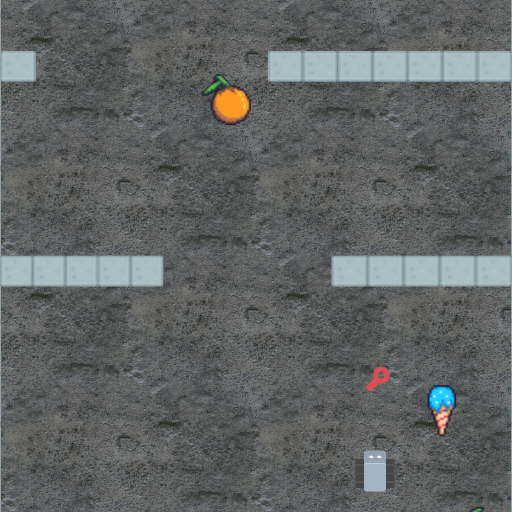
#> input picture tests/model1_frames/fruitbot_frame_12.png, 512 x 512 px, found by its file name
$ jupyter execute --allow-errors notebook.ipynb   (shell and % lines are left out)
#> lines starting #> are read from the running program, lines starting #| are printed output that depends on the picture; after the words box and inside, x2 and y2 are one past the last pixel; in counts of white or black regions, pixels touching at a corner belong together
# Memory Profiling: load_agent() Memory Consumption

This section measures exactly how much memory is consumed when loading PPO models using the `load_agent()` function from `dpu_clf.py`.

[cell 1]
import psutil
import gc
import os
from stable_baselines3 import PPO
import torch
import numpy as np

def get_memory_mb():
    """Get current process memory usage in MB"""
    process = psutil.Process(os.getpid())
    return process.memory_info().rss / (1024 * 1024)

print("=" * 60)
print("SETUP: Pre-loading libraries to establish baseline")
print("=" * 60)

# Pre-load all libraries that PPO.load() will import
# This ensures Test 1 measures only MODEL memory, not library overhead
print("Loading PyTorch, NumPy, SB3 libraries...")
#> (the rest of this cell did not finish here and is left out)

[cell 2]
print("=" * 60)
print("Test 2: Loading ADDITIONAL agents (2nd, 3rd, 4th)")
print("=" * 60)

# Don't delete agent1 - keep it loaded to measure additional agents
#> (the rest of this cell did not finish here and is left out)

[cell 3]
print("=" * 60)
print("Test 3: Memory cleanup (del + gc.collect)")
print("=" * 60)

# Current memory with 4 agents loaded
#> (the rest of this cell did not finish here and is left out)

### To build the procgen
in terminal:
python -c "from procgen.builder import build; build()"

**If build fails with LNK1168 error:**
1. Restart Jupyter kernel
2. Close all Python processes
3. Delete .build folder and rebuild

```

**After installation, restart the Jupyter kernel!**

Note: We use sb3 2.0.0a5 which still supports gym 0.23.1 before the gymnasium migration.

### Prevent Auto-Build (Use Pre-Built DLLs Only)

Set environment variable to skip automatic rebuilding.

[cell 4]
# Enable auto-reload for imported modules

[cell 5]
# Record full episodes with viewer-quality video
import os
import numpy as np
from stable_baselines3 import PPO
#> (the rest of this cell did not finish here and is left out)

## CNN architecuter

[cell 6]
from stable_baselines3 import PPO
import torch

# Load your trained model
#> (the rest of this cell did not finish here and is left out)

### Record Full Episodes with Viewer-Quality Video

[cell 7]
# Record full episodes with viewer-quality video
import os
import numpy as np
from stable_baselines3 import PPO
#> (the rest of this cell did not finish here and is left out)

## Analyze Bot Colors and Size

Inspect a sample frame to determine the exact RGB colors and dimensions of the robot (gray body + darker wheels).

[cell 8]
import numpy as np
import cv2
from PIL import Image
from IPython.display import display
import matplotlib.pyplot as plt

# Load test frame and resize to 512x512x3
test_frame_path = "tests/frameshots/fruitbot_frame_12.png"
img = Image.open(test_frame_path)
#> img is the input picture: PIL image 512x512 RGB; mean R, G, B 96.6, 99.9, 99.8
img = img.resize((512, 512))
frame = np.array(img)

print(f"Frame shape: {frame.shape}, dtype: {frame.dtype}")
#| Frame shape: (512, 512, 3), dtype: uint8

# Focus on bottom 1/5 of frame where bot is located
h, w, _ = frame.shape
#> h = 512; w = 512
y_start = int(h * 0.9)
#> y_start = 460
bottom_region = frame[y_start:y_start+2, :, :]


print(f"Bottom region shape: {bottom_region.shape} (y from {y_start} to {h})")
#| Bottom region shape: (2, 512, 3) (y from 460 to 512)
display(Image.fromarray(bottom_region))

# Analyze colors in bottom region
pixels = bottom_region.reshape(-1, 3)
#> pixels = 1024 rows, first 8: [145, 162, 167], [92, 95, 92], [78, 80, 77], [73, 75, 74], [71, 73, 72], [96, 98, 97], [99, 101, 100], [79, 80, 82]
unique_colors, counts = np.unique(pixels, axis=0, return_counts=True)
#> unique_colors = 229 rows, first 8: [48, 50, 49], [49, 50, 52], [52, 53, 55], [52, 54, 51], [53, 54, 56], [53, 55, 52], [55, 56, 58], [55, 57, 54]; counts = 229 values, max 44 at index 228, min 1 at index 21, mean 4.47

# Filter for GRAY, BLACK, and WHITE colors only (bot-like colors)
# Gray: low variance between R,G,B channels, mid-range values
# Black: all channels low
# White: all channels high
def is_gray_black_or_white(rgb, max_variance=30, gray_min=60, gray_max=200, black_max=60, white_min=200):
    """Check if RGB color is gray-ish, black, or white"""
    r, g, b = rgb
    variance = np.var([r, g, b])
    mean_val = np.mean([r, g, b])

    is_black = (r < black_max) and (g < black_max) and (b < black_max)
    is_white = (r >= white_min) and (g >= white_min) and (b >= white_min) and (variance < max_variance)
    is_gray = (variance < max_variance) and (gray_min <= mean_val <= gray_max)

    return is_black or is_gray or is_white

# Filter to bot-like colors
bot_color_mask = np.array([is_gray_black_or_white(col) for col in unique_colors])
bot_colors = unique_colors[bot_color_mask]
#> bot_colors = 227 rows, first 8: [48, 50, 49], [49, 50, 52], [52, 53, 55], [52, 54, 51], [53, 54, 56], [53, 55, 52], [55, 56, 58], [55, 57, 54]
bot_counts = counts[bot_color_mask]
#> bot_counts = 227 values, max 32 at index 28, min 1 at index 21, mean 4.3

print(f"\nFiltered to {len(bot_colors)} gray/black/white colors (from {len(unique_colors)} total)")
#| Filtered to 227 gray/black/white colors (from 229 total)

if len(bot_colors) > 0:
    bot_order = np.argsort(-bot_counts)
#> bot_order = 227 values, max 226 at index 201, min 0 at index 138, mean 113

    print("\nTop 30 GRAY/BLACK/WHITE colors (RGB) in bottom region:")
    print("Rank | RGB Color        | Count  | Fraction | Hex      | Category")
    print("-" * 85)
    for i, idx in enumerate(bot_order[:30], 1):
        col = tuple(int(v) for v in bot_colors[idx])
        cnt = int(bot_counts[idx])
        frac = cnt / float(pixels.shape[0])
        hex_color = "#{:02x}{:02x}{:02x}".format(*col)

        # Categorize
        if max(col) < 60:
            category = "BLACK"
        elif min(col) >= 200 and np.var(col) < 30:
            category = "WHITE"
        elif np.var(col) < 10:
            category = "GRAY (very uniform)"
        else:
            category = "GRAY (slight tint)"

        print(f"{i:4} | {col!s:16} | {cnt:6} | {frac:6.2%} | {hex_color} | {category}")
#> this loop made 30 passes
#> (idx, col, cnt, frac, hex_color) on passes 1 to 12: (28, (70, 70, 70), 32, 0.0312, '#464646'), (124, (94, 96, 95), 21, 0.0205, '#5e605f'), (131, (96, 98, 97), 20, 0.0195, '#606261'), (155, (101, 103, 102), 16, 0.0156, '#656766'), (126, (95, 97, 96), 15, 0.0146, '#5f6160'), (162, (102, 104, 103), 15, 0.0146, '#666867'), (98, (89, 91, 88), 15, 0.0146, '#595b58'), (108, (91, 93, 90), 15, 0.0146, '#5b5d5a'), (175, (104, 106, 105), 14, 0.0137, '#686a69'), (83, (85, 87, 86), 14, 0.0137, '#555756'), (91, (87, 89, 88), 14, 0.0137, '#575958'), (65, (81, 83, 82), 14, 0.0137, '#515352')
#|    1 | (70, 70, 70)     |     32 |  3.12% | #464646 | GRAY (very uniform)
#|    2 | (94, 96, 95)     |     21 |  2.05% | #5e605f | GRAY (very uniform)
#|    3 | (96, 98, 97)     |     20 |  1.95% | #606261 | GRAY (very uniform)
#|    4 | (101, 103, 102)  |     16 |  1.56% | #656766 | GRAY (very uniform)
#|    5 | (95, 97, 96)     |     15 |  1.46% | #5f6160 | GRAY (very uniform)
#|    6 | (102, 104, 103)  |     15 |  1.46% | #666867 | GRAY (very uniform)
#|    7 | (89, 91, 88)     |     15 |  1.46% | #595b58 | GRAY (very uniform)
#|    8 | (91, 93, 90)     |     15 |  1.46% | #5b5d5a | GRAY (very uniform)
#> (further printed lines are left out)

    # Create palette of top 20 gray/black/white colors
    top_n = min(20, len(bot_order))
#> top_n = 20
    palette_h = 60
    palette = np.zeros((palette_h, 40 * top_n, 3), dtype=np.uint8)
    for i, idx in enumerate(bot_order[:top_n]):
        palette[:, i*40:(i+1)*40, :] = bot_colors[idx]
#> this loop made 20 passes
#> idx on passes 1 to 12: 28, 124, 131, 155, 126, 162, 98, 108, 175, 83, 91, 65
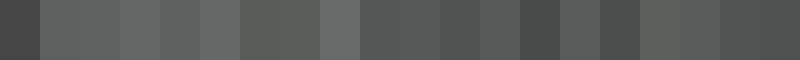
#> palette: shape (60, 800, 3); mean of channels 0, 1, 2 88.2, 90.2, 88.9; drawn as R, G, B

    print("\nColor palette (top 20 gray/black/white colors):")
    display(Image.fromarray(palette))

    # Now detect bot using refined thresholds from actual colors
    # Get the range of gray/black/white colors actually present
    if len(bot_colors) > 0:
        black_colors = bot_colors[[max(c) < 60 for c in bot_colors]]
#> black_colors = [[48, 50, 49], [49, 50, 52], [52, 53, 55], [52, 54, 51], [53, 54, 56], [53, 55, 52], [55, 56, 58], [55, 57, 54], [57, 59, 56]]
        white_colors = bot_colors[[min(c) >= 200 and np.var(c) < 30 for c in bot_colors]]
#> white_colors = empty array
        gray_colors = bot_colors[[not (max(c) < 60 or (min(c) >= 200 and np.var(c) < 30)) for c in bot_colors]]
#> gray_colors = 218 rows, first 8: [59, 61, 60], [59, 63, 62], [60, 62, 61], [60, 64, 63], [61, 62, 64], [61, 63, 60], [61, 65, 64], [62, 64, 61]

        print(f"\nColor statistics from detected bot colors:")
        if len(black_colors) > 0:
            print(f"  Black colors: {len(black_colors)}")
#|   Black colors: 9
            print(f"    Max value: {black_colors.max()}")
#|     Max value: 59
        if len(white_colors) > 0:
            print(f"  White colors: {len(white_colors)}")
            print(f"    Min value: {white_colors.min()}")
            print(f"    R range: [{white_colors[:,0].min()}, {white_colors[:,0].max()}]")
            print(f"    G range: [{white_colors[:,1].min()}, {white_colors[:,1].max()}]")
            print(f"    B range: [{white_colors[:,2].min()}, {white_colors[:,2].max()}]")
        if len(gray_colors) > 0:
            print(f"  Gray colors: {len(gray_colors)}")
#|   Gray colors: 218
            print(f"    R range: [{gray_colors[:,0].min()}, {gray_colors[:,0].max()}]")
#|     R range: [59, 129]
            print(f"    G range: [{gray_colors[:,1].min()}, {gray_colors[:,1].max()}]")
#|     G range: [61, 131]
            print(f"    B range: [{gray_colors[:,2].min()}, {gray_colors[:,2].max()}]")
#|     B range: [60, 130]
else:
    print("No gray/black/white colors found - bot may not be visible in this region")

# Detect bot using gray/black/white color masks
gray_mask = np.zeros(bottom_region.shape[:2], dtype=np.uint8)
black_mask = np.zeros(bottom_region.shape[:2], dtype=np.uint8)
white_mask = np.zeros(bottom_region.shape[:2], dtype=np.uint8)

for y in range(bottom_region.shape[0]):
    for x in range(bottom_region.shape[1]):
        rgb = tuple(bottom_region[y, x, :])
        if is_gray_black_or_white(rgb):
            if max(rgb) < 60:
                black_mask[y, x] = 255
            elif min(rgb) >= 200 and np.var(rgb) < 30:
                white_mask[y, x] = 255
            else:
                gray_mask[y, x] = 255

combined_mask = cv2.bitwise_or(cv2.bitwise_or(gray_mask, black_mask), white_mask)

# Clean up mask
kernel = np.ones((3,3), np.uint8)
combined_mask = cv2.morphologyEx(combined_mask, cv2.MORPH_CLOSE, kernel, iterations=2)
combined_mask = cv2.morphologyEx(combined_mask, cv2.MORPH_OPEN, kernel, iterations=1)

# Find connected components
num_labels, labels, stats, centroids = cv2.connectedComponentsWithStats(combined_mask, connectivity=8)

print(f"\nDetected {num_labels - 1} connected components from gray/black/white pixels")
#| Detected 2 connected components from gray/black/white pixels
if num_labels > 1:
    areas = stats[1:, cv2.CC_STAT_AREA]
    largest_idx = 1 + int(np.argmax(areas))

    x = stats[largest_idx, cv2.CC_STAT_LEFT]
    y = stats[largest_idx, cv2.CC_STAT_TOP]
    w_box = stats[largest_idx, cv2.CC_STAT_WIDTH]
    h_box = stats[largest_idx, cv2.CC_STAT_HEIGHT]
    area = stats[largest_idx, cv2.CC_STAT_AREA]
    cx, cy = centroids[largest_idx]

    print(f"\nLargest component (likely the bot):")
    print(f"  Bounding box: x={x}, y={y}, w={w_box}, h={h_box}")
#|   Bounding box: x=0, y=0, w=364, h=2
    print(f"  Area: {area} pixels")
#|   Area: 728 pixels
    print(f"  Centroid: ({cx:.1f}, {cy:.1f})")
#|   Centroid: (181.5, 0.5)
    print(f"  Global position: x={x}, y={y_start + y}")
#|   Global position: x=0, y=460

    # Visualize detection
    vis = bottom_region.copy()
    vis = frame.copy()
    # cv2.rectangle(vis, (x, y), (x + w_box, y + h_box), (0, 255, 0), 2)
    cv2.circle(vis, (int(cx)+15, 470), 5, (255, 0, 0), -1)
#> vis: shape (512, 512, 3); 0.03% of pixels changed, all inside (x1, y1, x2, y2) = (191, 465, 202, 476)

    print("\nBot detection visualization:")
    display(Image.fromarray(vis))

    # Extract bot region and re-analyze its colors
    bot_region = bottom_region[y:y+h_box, x:x+w_box, :]
    bot_pixels_extracted = bot_region.reshape(-1, 3)
    bot_unique_extracted, bot_counts_extracted = np.unique(bot_pixels_extracted, axis=0, return_counts=True)

    # Filter to gray/black/white in extracted region
    bot_gbw_mask = np.array([is_gray_black_or_white(col) for col in bot_unique_extracted])
    bot_gbw_colors = bot_unique_extracted[bot_gbw_mask]
    bot_gbw_counts = bot_counts_extracted[bot_gbw_mask]

    if len(bot_gbw_colors) > 0:
        bot_gbw_order = np.argsort(-bot_gbw_counts)

        print(f"\nTop 10 GRAY/BLACK/WHITE colors in detected bot region:")
        print("Rank | RGB Color        | Count  | Fraction | Hex      | Category")
        print("-" * 80)
        for i, idx in enumerate(bot_gbw_order[:10], 1):
            col = tuple(int(v) for v in bot_gbw_colors[idx])
            cnt = int(bot_gbw_counts[idx])
            frac = cnt / float(bot_pixels_extracted.shape[0])
            hex_color = "#{:02x}{:02x}{:02x}".format(*col)

            if max(col) < 60:
                category = "BLACK (wheels)"
            elif min(col) >= 200 and np.var(col) < 30:
                category = "WHITE (highlights)"
            elif np.var(col) < 10:
                category = "GRAY (body)"
            else:
                category = "GRAY (tinted)"

            print(f"{i:4} | {col!s:16} | {cnt:6} | {frac:6.2%} | {hex_color} | {category}")
#> this loop made 10 passes
#> idx on passes 1 to 10: 121, 28, 128, 97, 106, 115, 152, 123, 171, 159
#|    1 | (94, 96, 95)     |     17 |  2.34% | #5e605f | GRAY (body)
#|    2 | (70, 70, 70)     |     16 |  2.20% | #464646 | GRAY (body)
#|    3 | (96, 98, 97)     |     13 |  1.79% | #606261 | GRAY (body)
#|    4 | (89, 91, 88)     |     13 |  1.79% | #595b58 | GRAY (body)
#|    5 | (91, 93, 90)     |     13 |  1.79% | #5b5d5a | GRAY (body)
#|    6 | (93, 95, 92)     |     12 |  1.65% | #5d5f5c | GRAY (body)
#|    7 | (101, 103, 102)  |     12 |  1.65% | #656766 | GRAY (body)
#|    8 | (95, 97, 96)     |     12 |  1.65% | #5f6160 | GRAY (body)
#> (further printed lines are left out)

[cell 9]
import numpy as np
from PIL import Image, ImageDraw
import os

def hex_to_rgb(h):
    h = h.lstrip('#')
    return tuple(int(h[i:i+2], 16) for i in (0, 2, 4))

def find_x_on_row(frame: np.ndarray, target_hex: str = '#464646', row: int = 470) -> int:
    """Return median x index on `row` where pixel equals target_hex. Return None if no match."""
    img = np.asarray(frame)
    if img.ndim != 3 or img.shape[2] != 3:
        raise ValueError('frame must be HxWx3 RGB uint8')
    h, w, _ = img.shape
    if row < 0 or row >= h:
        raise ValueError('row out of bounds')
    target = np.array(hex_to_rgb(target_hex), dtype=np.uint8)
    row_pixels = img[row, :, :]
    matches = np.all(row_pixels == target, axis=1)
    xs = np.nonzero(matches)[0]
    if xs.size == 0:
        return None
    return int(np.median(xs))

def draw_orenge_dot(frame: np.ndarray, x: int, y: int, offset_x: int = 10, radius: int = 3) -> np.ndarray:
    """Draw a red filled dot at (x+offset_x, y) on a copy of frame and return it. If x is None, returns a copy unchanged."""
    img = np.asarray(frame).copy()
    h, w, _ = img.shape
    if x is None:
        return img
    dot_x = int(np.clip(x + offset_x, 0, w - 1))
    dot_y = int(np.clip(y, 0, h - 1))
    pil = Image.fromarray(img)
    draw = ImageDraw.Draw(pil)
    left = max(dot_x - radius, 0)
    top = max(dot_y - radius, 0)
    right = min(dot_x + radius, w - 1)
    bottom = min(dot_y + radius, h - 1)
    draw.ellipse((left, top, right, bottom), fill=(255, 165, 0))
    return np.array(pil)

# Quick test (uses tests/frameshots/fruitbot_frame_3.png if present)
try:
    frames_jumps = 3
    base_path = 'tests/frameshots/fruitbot_frame_0.png'
    base_img = Image.open(base_path).convert('RGB').resize((512, 512))
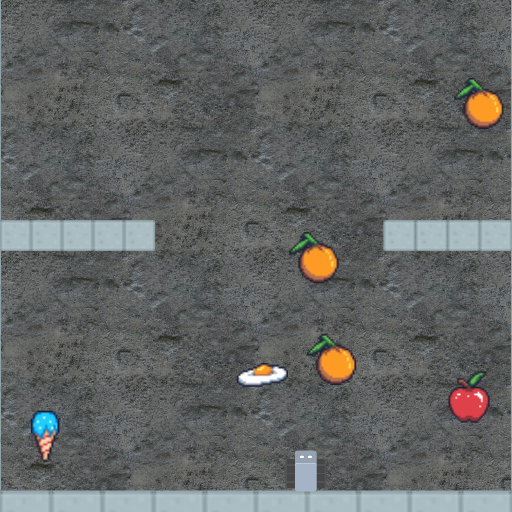
#> input picture tests/frameshots/fruitbot_frame_0.png, 512 x 512 px
#> base_img is the input picture: PIL image 512x512 RGB; mean R, G, B 98.4, 100.7, 100
    base_frame = np.array(base_img)
    page_steps = 66
    for i in range(page_steps//frames_jumps + 1):
        image_path = f'tests/frameshots/fruitbot_frame_{frames_jumps*i}.png'
        if os.path.exists(image_path):
            pil_img = Image.open(image_path).convert('RGB').resize((512, 512))
        frame = np.array(pil_img)
        cx = find_x_on_row(frame, '#464646', row=470)
        bot_step = 7
        base_frame = draw_orenge_dot(base_frame, cx, 470 - (bot_step*frames_jumps*i), offset_x=4, radius=5)
    if cx is not None:
        out_path = 'tests/frameshots/fruitbot_frame_marked.png'
        Image.fromarray(base_frame).save(out_path)
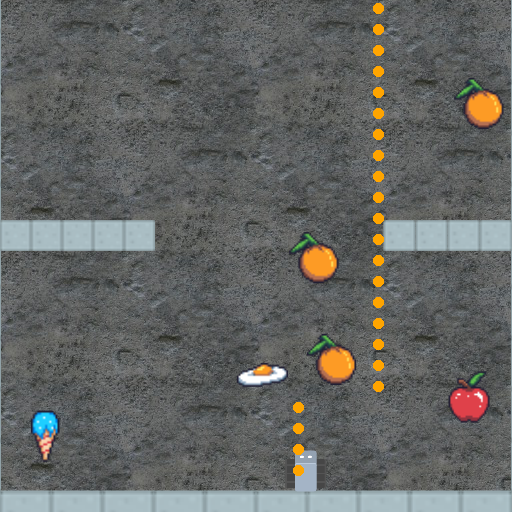
#> saved as fruitbot_frame_marked.png: PIL image 512x512 RGB; mean R, G, B 99.8, 101.3, 99.2
        print(f'Found match at cx={cx}. Saved annotated image to {out_path}')
#| Found match at cx=374. Saved annotated image to tests/frameshots/fruitbot_frame_marked.png
    else:
        print('No exact #464646 pixel found on row 470.')
except FileNotFoundError:
    print('Test image not found; functions are defined for use in notebook.')
